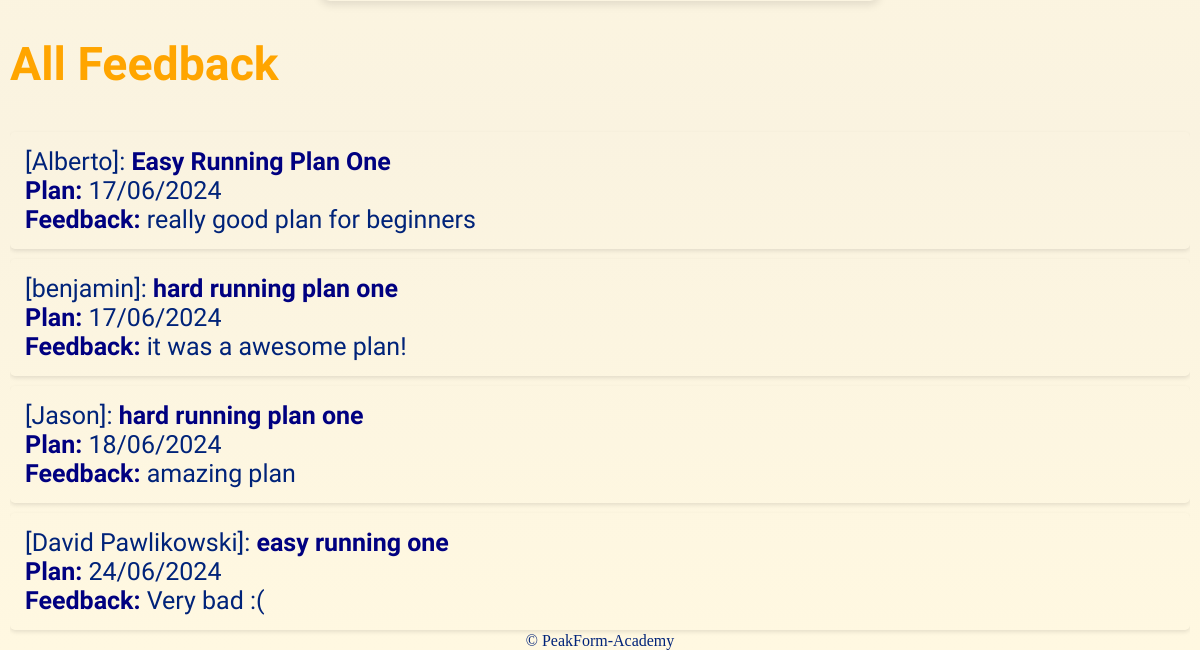
Before: /DisplayFeedback (lower part) with the older database file.
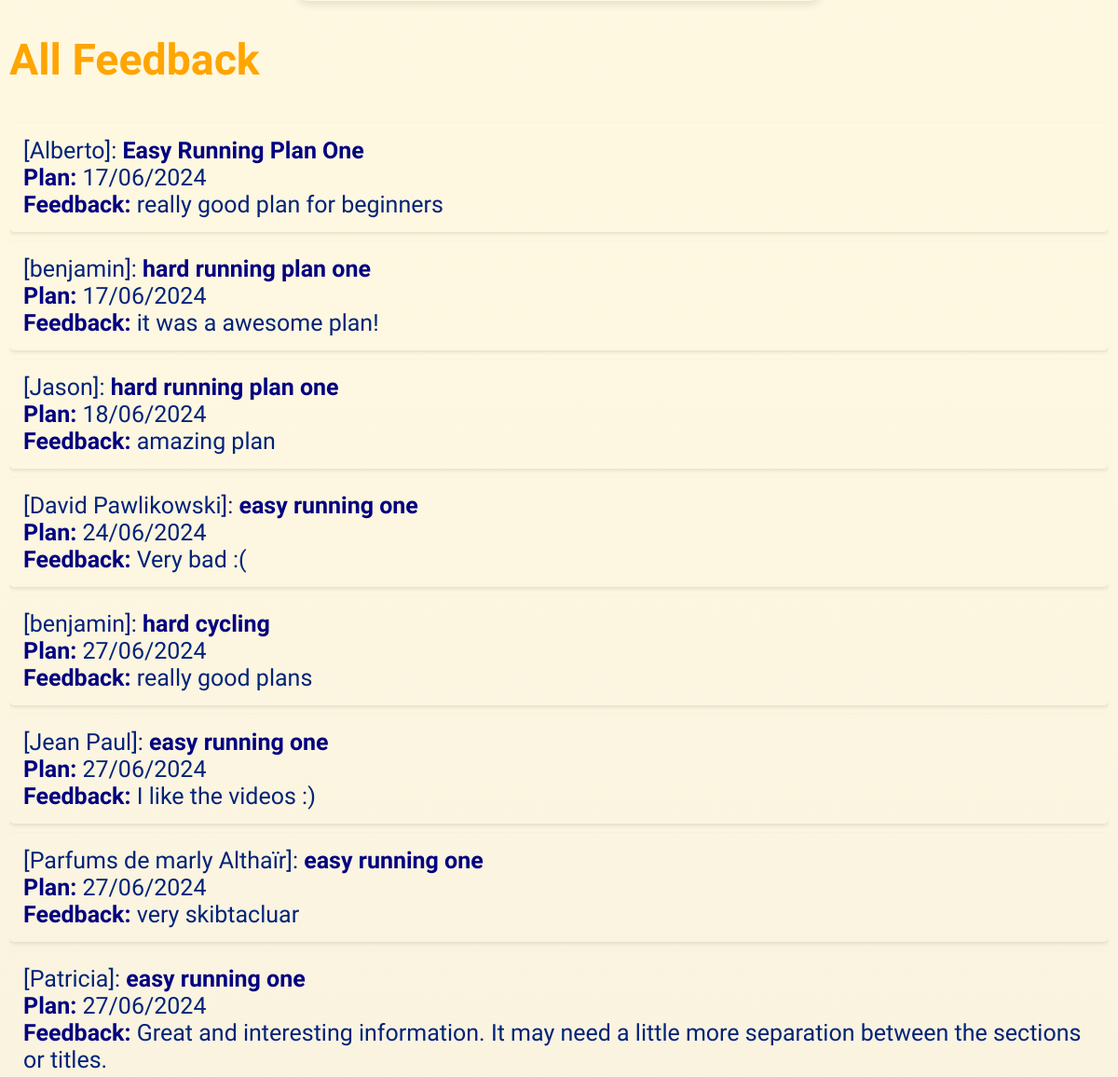
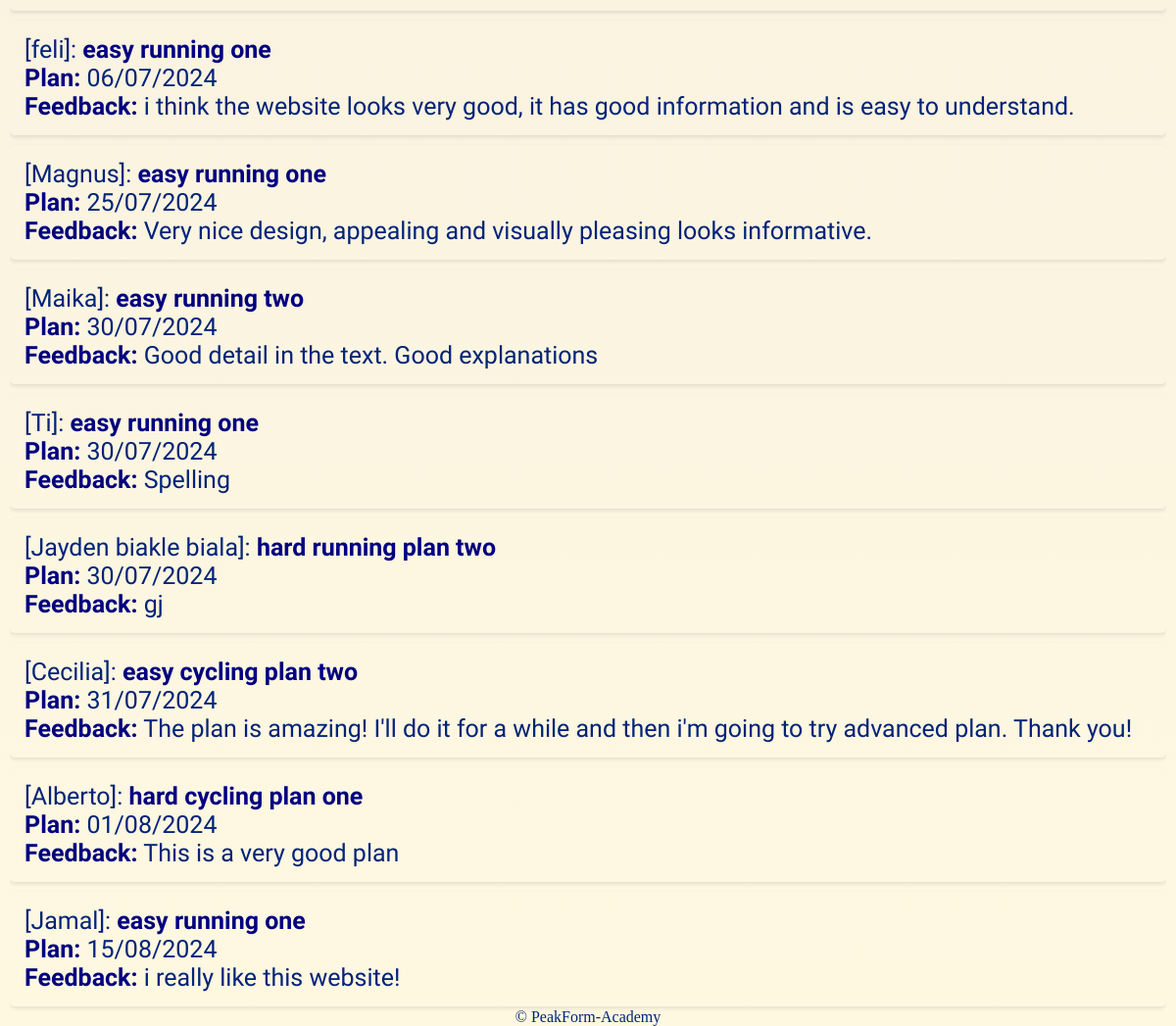
After: the same page with the newer database file (2 pictures, top to bottom).
### tables this page shows
CREATE TABLE feedback (
        id INTEGER PRIMARY KEY AUTOINCREMENT,
        username TEXT NOT NULL,
        content TEXT NOT NULL,
        plan TEXT NOT NULL,
        date TIMESTAMP DEFAULT CURRENT_TIMESTAMP
    );

### routes.py (the view)
@app.route('/DisplayFeedback')
def display_feedback():
    conn = sqlite3.connect('PFA.db')
    cursor = conn.cursor()
    cursor.execute('SELECT username, content, date, plan FROM feedback')
    feedbacks = cursor.fetchall()
    conn.close()
    formatted_feedbacks = []
    for feedback in feedbacks:
        username, content, date_str, plan = feedback
        date_str = date_str.split('.')[0]
        formatted_date = datetime.strptime(date_str, '%Y-%m-%d %H:%M:%S').strftime('%d/%m/%Y')
        formatted_feedbacks.append((username, content, formatted_date, plan))
    return render_template('DisplayFeedback.html', feedbacks=formatted_feedbacks)

### templates/DisplayFeedback.html (shortened to what this page needs)
{% extends 'layout.html' %}
{% block content %}
<!DOCTYPE html>
<html lang="en">
<head>
</head>
<body>
    <h1>All Feedback</h1>
    <ul>
        {% for username, content, plan, date in feedbacks %}
            <li>
                 [{{ username }}]: <strong>{{ date }}</strong>
                <br><strong>Plan:</strong> {{ plan }}
                <br><strong>Feedback:</strong> {{ content }}
            </li>
        {% endfor %}
    </ul>
</body>
</html>
{% endblock %}

Changed rows visible on the page:
added feedback: username "benjamin", plan "hard cycling", date "27/06/2024", content "really good plans"
added feedback: username "Jean Paul", plan "easy running one", date "27/06/2024", content "I like the videos :)"
added feedback: username "Parfums de marly Althaïr", plan "easy running one", date "27/06/2024", content "very skibtacluar"
added feedback: username "Patricia", plan "easy running one", date "27/06/2024", content "Great and interesting information. It may need a little more separation between the sections or titles."
added feedback: username "feli", plan "easy running one", date "06/07/2024", content "i think the website looks very good, it has good information and is easy to understand."
added feedback: username "Magnus", plan "easy running one", date "25/07/2024", content "Very nice design, appealing and visually pleasing looks informative."
added feedback: username "Maika", plan "easy running two", date "30/07/2024", content "Good detail in the text. Good explanations"
added feedback: username "Ti", plan "easy running one", date "30/07/2024", content "Spelling"
added feedback: username "Jayden biakle biala", plan "hard running plan two", date "30/07/2024", content "gj"
added feedback: username "Cecilia", plan "easy cycling plan two", date "31/07/2024", content "The plan is amazing! I'll do it for a while and then i'm going to try advanced plan. Thank you!"
added feedback: username "Alberto", plan "hard cycling plan one", date "01/08/2024", content "This is a very good plan"
added feedback: username "Jamal", plan "easy running one", date "15/08/2024", content "i really like this website!"
